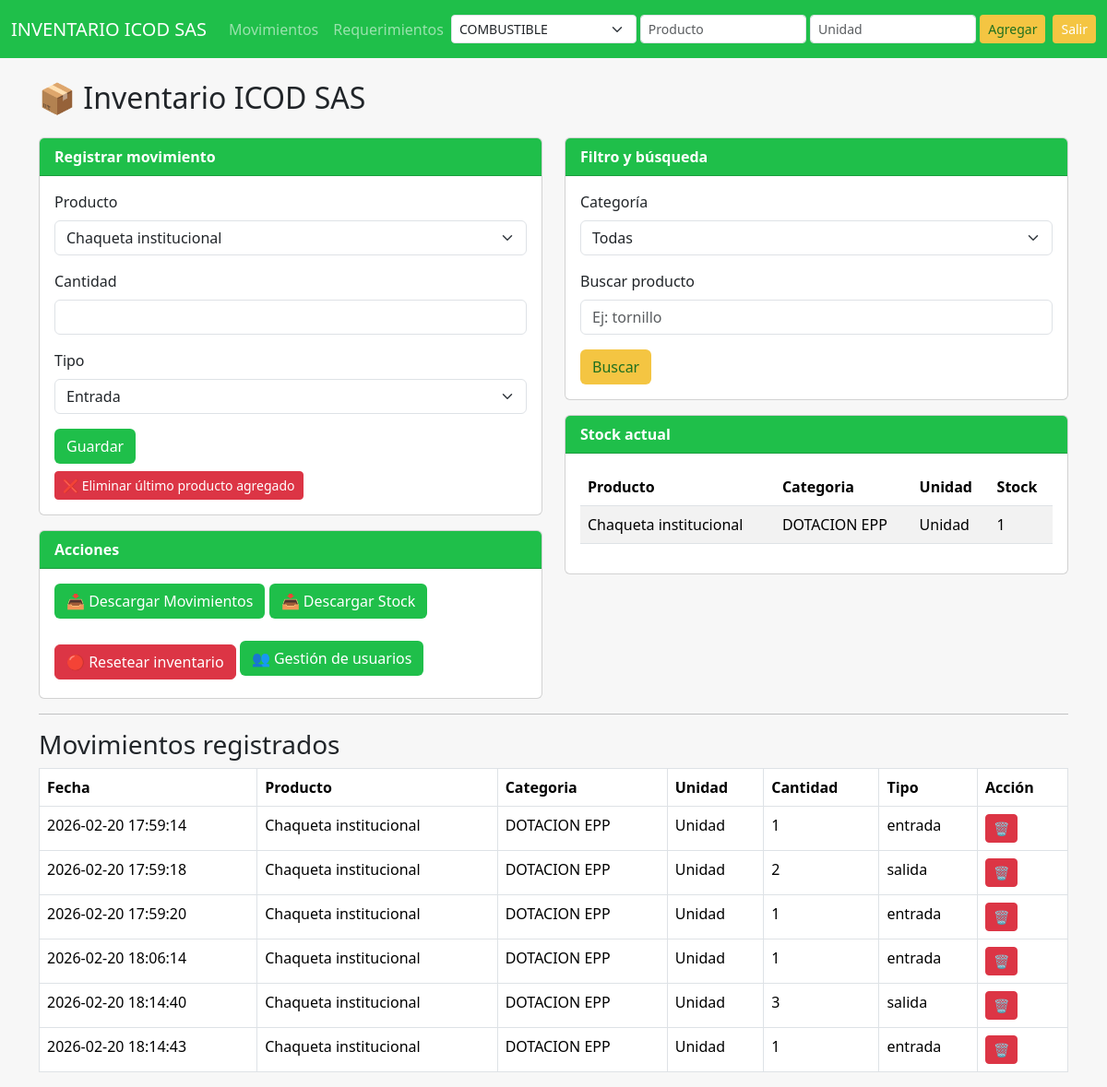
Page / (signed in) on the earlier database version.
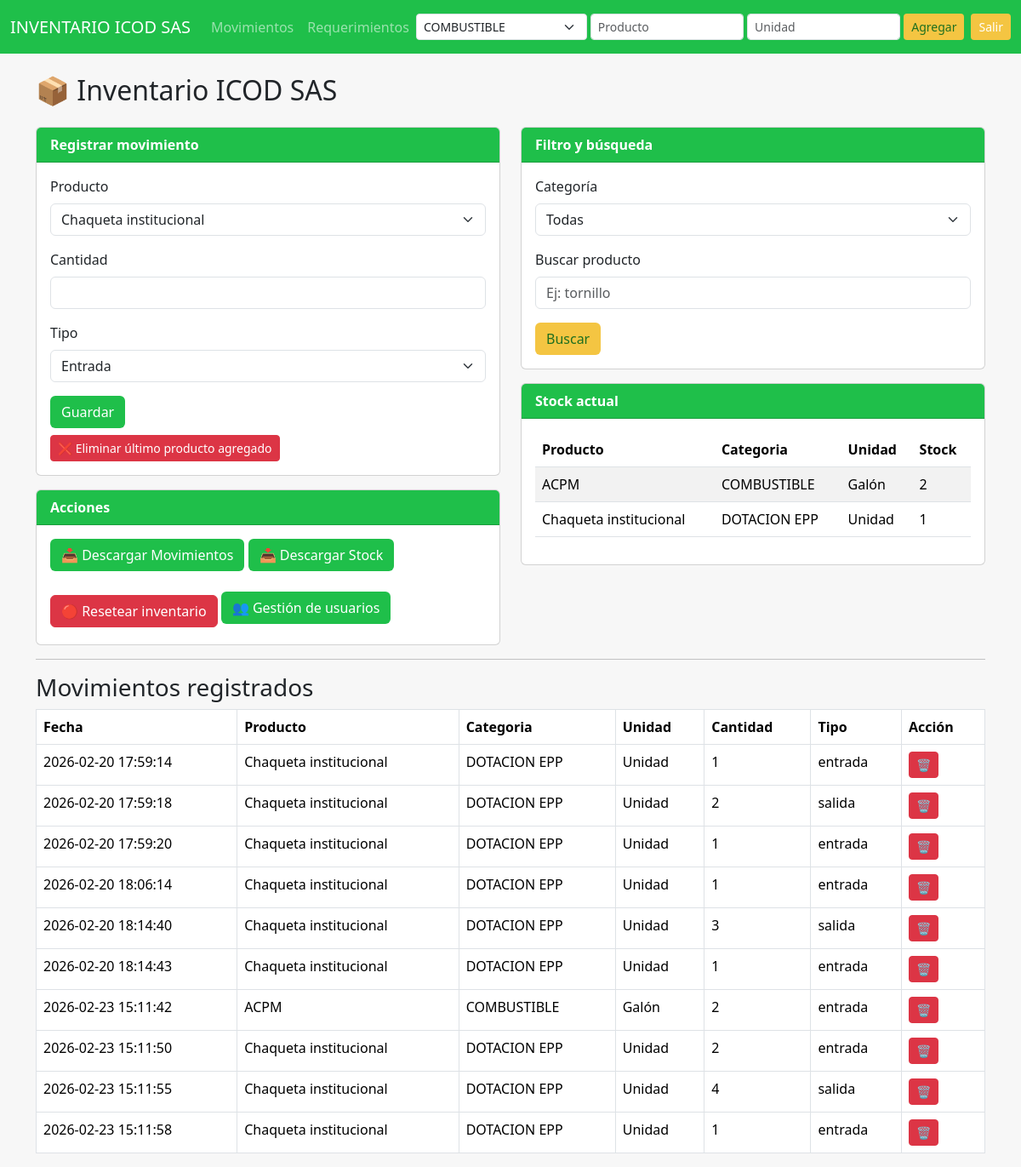
Same page on the later database version.
### tables this page shows
CREATE TABLE "movimientos" (
"id" REAL,
  "fecha" TEXT,
  "producto" TEXT,
  "categoria" TEXT,
  "unidad" TEXT,
  "cantidad" INTEGER,
  "tipo" TEXT
);

CREATE TABLE productos (
    id INTEGER PRIMARY KEY AUTOINCREMENT,
    categoria TEXT,
    item TEXT UNIQUE,
    descripcion TEXT
);

### app.py (the view, shortened to what this page needs)
@app.route("/", methods=["GET","POST"])
def index():
    if not session.get("logged_in"):
        return redirect(url_for("login"))
    if session.get("rol") == "requerimientos":
        return redirect(url_for("requerimientos"))
    conn = get_db()
    cur = conn.cursor()
    df = pd.read_sql_query("SELECT * FROM productos", conn)
    productos_lista = df["item"].tolist()
    productos_info = {
        row["item"]: {
            "categoria": row["categoria"],
            "unidad": row["descripcion"]
        }
        for _, row in df.iterrows()
    }
    mov_stock = pd.read_sql_query(
        "SELECT producto, tipo, cantidad FROM movimientos", conn
    )
    inventario = {}
    if not mov_stock.empty:
        mov_stock["valor"] = mov_stock.apply(
            lambda row: row["cantidad"] if row["tipo"] == "entrada" else -row["cantidad"],
            axis=1
        )
        mov_stock = mov_stock.sort_index()
    stock_real = {}
    for producto, grupo in mov_stock.groupby("producto"):
        stock = 0
        for val in grupo["valor"]:
            stock = max(0, stock + val)
        stock_real[producto] = stock
    inventario = stock_real
    mov_df = pd.read_sql_query("SELECT * FROM movimientos", conn)
    movimientos = mov_df.to_dict("records")
    categorias_limpias = (
        df["categoria"]
        .astype(str)
        .str.strip()
        .str.upper()
        .unique()
        .tolist()
    )
    categorias = ["Todas"] + sorted(categorias_limpias)
    categoria_filtro = request.args.get("categoria", "Todas").strip().lower()
    buscar = request.args.get("buscar", "").strip().lower()
    productos_filtrados = []
    for p in productos_lista:
        info = productos_info.get(p, {})
        categoria_prod = info.get("categoria", "").strip().lower()
        if categoria_filtro != "todas" and categoria_prod != categoria_filtro:
            continue
        if buscar and buscar not in p.lower():
            continue
        productos_filtrados.append(p)
    productos_lista = productos_filtrados
    return render_template(
        "index.html",
        productos=productos_lista,
        movimientos=movimientos,
        inventario=inventario,
        productos_info=productos_info,
        categorias=categorias,
        categoria_filtro=categoria_filtro.capitalize(),
        buscar=buscar
    )

### app.py (called while the page is built)
def get_db():
    return sqlite3.connect(DB_PATH)

### templates/index.html (shortened to what this page needs)
{% extends "base.html" %}
{% block content %}
<h2 class="mb-4">📦 Inventario ICOD SAS</h2>
<div class="row">
  <div class="col-md-6">
    <div class="card mb-3">
      <div class="card-header">
        <strong>Registrar movimiento</strong>
      </div>
      <div class="card-body">
        <form method="POST">
          <div class="mb-3">
            <label class="form-label">Producto</label>
            <select name="producto" class="form-select" required>
              {% for p in productos %}
                <option value="{{ p }}">{{ p }}</option>
              {% endfor %}
            </select>
          </div>
          <div class="mb-3">
            <label class="form-label">Cantidad</label>
            <input type="number" name="cantidad" class="form-control" required>
          </div>
          <div class="mb-3">
            <label class="form-label">Tipo</label>
            <select name="tipo" class="form-select" required>
              <option value="entrada">Entrada</option>
            </select>
          </div>
          <button class="btn btn-verde" type="submit">Guardar</button>
        </form>
        <form method="POST"
              action="{{ url_for('eliminar_ultimo_producto') }}"
              onsubmit="return confirm('¿Seguro que desea eliminar el último producto agregado?');"
              class="mt-2">
          <button class="btn btn-danger btn-sm">
            ❌ Eliminar último producto agregado
          </button>
        </form>
      </div>
    </div>
    <div class="card">
      <div class="card-header">
        <strong>Acciones</strong>
      </div>
      <div class="card-body">
        <a href="/download_movimientos" class="btn btn-verde mb-2">📥 Descargar Movimientos</a>
        <a href="/download_stock" class="btn btn-verde mb-2">📥 Descargar Stock</a>
 {% if session["rol"] == "admin" %}
<form action="{{ url_for('resetear_inventario') }}"
      method="POST"
      class="mt-3"
      onsubmit="return confirm('⚠️ ¿Está seguro de resetear TODO el inventario? Esta acción NO se puede deshacer.')">
  <button class="btn btn-danger">
      🔴 Resetear inventario
  </button>
{% endif %}
{% if session["rol"] == "admin" %}
<a href="{{ url_for('gestion_usuarios') }}" class="btn btn-verde mb-2">
👥 Gestión de usuarios
</a>
{% endif %}
</form>
      </div>
    </div>
  </div>
  <div class="col-md-6">
    <div class="card mb-3">
      <div class="card-header">
        <strong>Filtro y búsqueda</strong>
      </div>
      <div class="card-body">
        <form method="GET">
          <div class="mb-3">
            <label class="form-label">Categoría</label>
            <select name="categoria" class="form-select" onchange="this.form.submit()">
              {% for cat in categorias %}
                <option value="{{ cat }}" {% if cat == categoria_filtro %}selected{% endif %}>
                  {{ cat }}
                </option>
              {% endfor %}
            </select>
          </div>
          <div class="mb-3">
            <label class="form-label">Buscar producto</label>
            <input type="text" name="buscar" class="form-control" value="{{ buscar }}" placeholder="Ej: tornillo">
          </div>
          <button class="btn btn-amarillo" type="submit">Buscar</button>
        </form>
      </div>
    </div>
    <div class="card">
      <div class="card-header">
        <strong>Stock actual</strong>
      </div>
      <div class="card-body">
        <table class="table table-striped">
          <thead>
            <tr>
              <th>Producto</th>
              <th>Categoria</th>
              <th>Unidad</th>
              <th>Stock</th>
            </tr>
          </thead>
          <tbody>
            {% for producto, cantidad in inventario.items() %}
              {% if cantidad > 0 %}
                <tr>
                  <td>{{ producto }}</td>
                  <td>{{ productos_info.get(producto, {}).get("categoria", "Sin categoría") }}</td>
                  <td>{{ productos_info.get(producto, {}).get("unidad", "N/A") }}</td>
                  <td>{{ cantidad }}</td>
                </tr>
              {% endif %}
            {% endfor %}
          </tbody>
        </table>
      </div>
    </div>
  </div>
</div>
<hr>
<h3>Movimientos registrados</h3>
<table class="table table-bordered">
  <thead>
    <tr>
      <th>Fecha</th>
      <th>Producto</th>
      <th>Categoria</th>
      <th>Unidad</th>
      <th>Cantidad</th>
      <th>Tipo</th>
      <th>Acción</th>
    </tr>
  </thead>
  <tbody>
    {% for m in movimientos %}
      <tr>
        <td>{{ m.fecha }}</td>
        <td>{{ m.producto }}</td>
        <td>{{ m.categoria }}</td>
        <td>{{ m.unidad }}</td>
        <td>{{ m.cantidad }}</td>
        <td>{{ m.tipo }}</td>
        <td>
          <form method="POST"
                action="{{ url_for('eliminar_movimiento', idx=loop.index0) }}"
                onsubmit="return confirm('¿Seguro que desea eliminar este movimiento?');">
            <button class="btn btn-danger btn-sm">🗑</button>
          </form>
        </td>
      </tr>
    {% endfor %}
  </tbody>
</table>
{% endblock %}

### templates/base.html (shortened to what this page needs)
<!DOCTYPE html>
<html>
<head>
    <link href="https://cdn.jsdelivr.net/npm/bootstrap@5.3.2/dist/css/bootstrap.min.css" rel="stylesheet">
</head>
<body>
<nav class="navbar navbar-expand-lg navbar-dark">
  <div class="container-fluid">
    <a class="navbar-brand" href="/">INVENTARIO ICOD SAS</a>
    <div class="collapse navbar-collapse">
      <ul class="navbar-nav me-auto">
        <li class="nav-item">
          {% if session.get("rol") != "requerimientos" %}
<a class="nav-link" href="/">Movimientos</a>
{% endif %}
        </li>
  <li class="nav-item">
   <a class="nav-link" href="/requerimientos">Requerimientos</a>
 </li>
</ul>
   {% if session.get("rol") != "requerimientos" %}
<form method="POST" action="/" class="d-flex align-items-center me-2">
    <select name="nueva_categoria" class="form-select form-select-sm me-1" required>
      {% for cat in categorias %}
        {% if cat != "Todas" %}
          <option value="{{ cat }}">{{ cat }}</option>
        {% endif %}
      {% endfor %}
    </select>
    <input type="text" name="nuevo_producto"
           class="form-control form-control-sm me-1"
           placeholder="Producto" required>
    <input type="text" name="nueva_unidad"
           class="form-control form-control-sm me-1"
           placeholder="Unidad" required>
    <button type="submit" class="btn btn-amarillo btn-sm">
      Agregar
    </button>
</form>
{% endif %}
      <span class="navbar-text">
        <a class="btn btn-amarillo btn-sm" href="/logout">Salir</a>
      </span>
    </div>
  </div>
</nav>
<div class="container mt-4">
    {% block content %}{% endblock %}
</div>
</body>
</html>

### templates/base.html (style rules this page uses)
:root { --verde-chulito: #1fbf4a; --amarillo-suave: #f4c542; --fondo: #f7f7f7; }
body { background: var(--fondo); }
.navbar { background: var(--verde-chulito) !important; }
.btn-verde { background: var(--verde-chulito); color: white; }
.btn-amarillo { background: var(--amarillo-suave); color: #1f6f1f; }
.card-header { background: var(--verde-chulito); color: white; }
.table-striped > tbody > tr:nth-of-type(odd) { background-color: #e9ffe9; }

Differences in the rows shown:
added movimientos: producto "ACPM", get "COMBUSTIBLE", get "Galón", cantidad "2", fecha "2026-02-23 15:11:42", categoria "COMBUSTIBLE", unidad "Galón", tipo "entrada"
added movimientos: fecha "2026-02-23 15:11:50", producto "Chaqueta institucional", categoria "DOTACION EPP", unidad "Unidad", cantidad "2", tipo "entrada", shown under "Movimientos registrados"
added movimientos: fecha "2026-02-23 15:11:55", producto "Chaqueta institucional", categoria "DOTACION EPP", unidad "Unidad", cantidad "4", tipo "salida", shown under "Movimientos registrados"
added movimientos: fecha "2026-02-23 15:11:58", producto "Chaqueta institucional", categoria "DOTACION EPP", unidad "Unidad", cantidad "1", tipo "entrada", shown under "Movimientos registrados"
